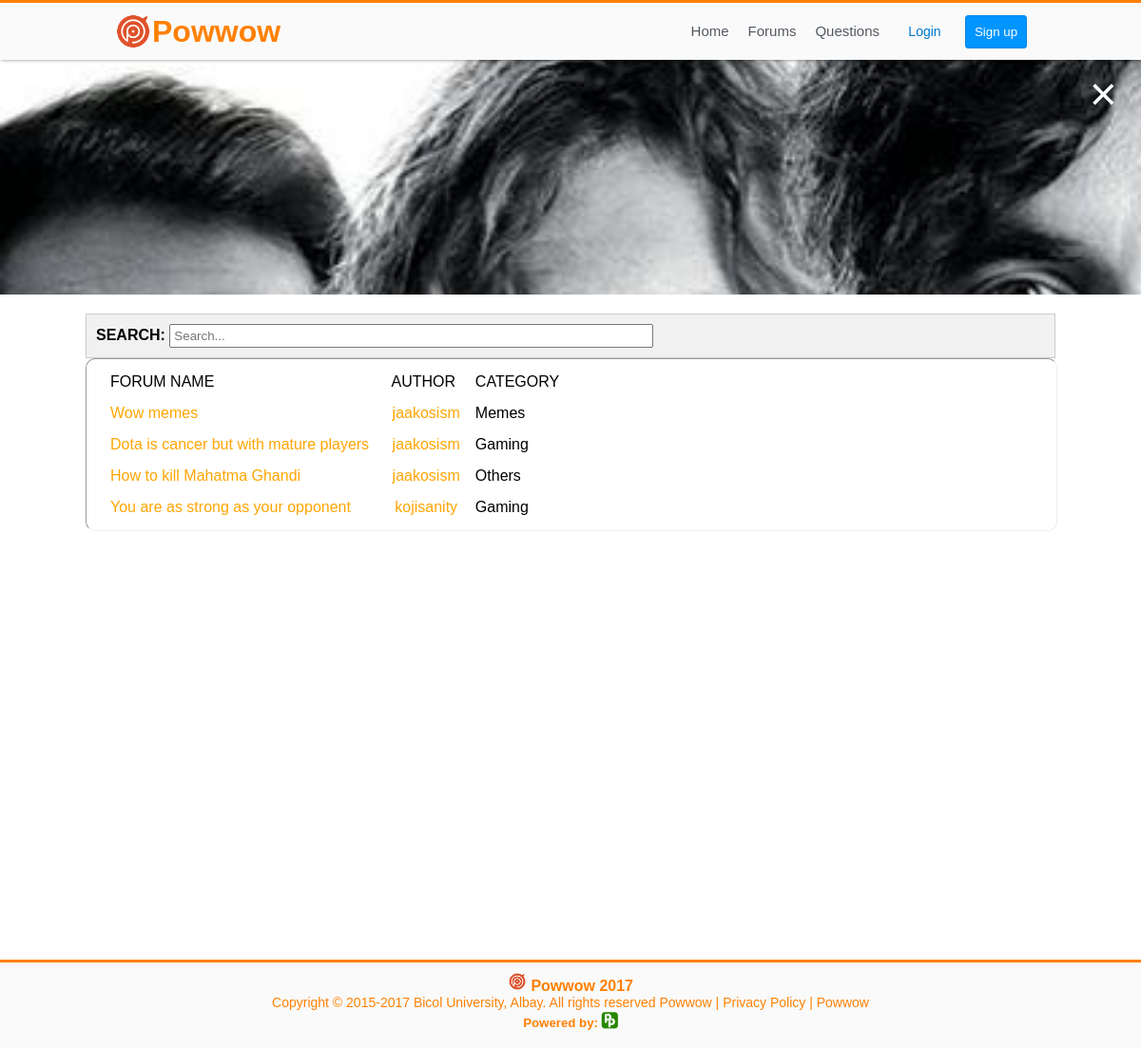
The page /forum/index.php on the database its author committed.
### tables this page shows
CREATE TABLE `forum` (
  `forum_id` int(255) NOT NULL,
  `forum_name` varchar(255) NOT NULL,
  `forum_description` varchar(255) NOT NULL,
  `forum_date` timestamp NOT NULL DEFAULT CURRENT_TIMESTAMP ON UPDATE CURRENT_TIMESTAMP,
  `forum_views` int(255) NOT NULL,
  `category_id` int(255) NOT NULL,
  `user_id` int(255) NOT NULL
);

CREATE TABLE `user` (
  `user_id` int(255) NOT NULL,
  `username` varchar(255) NOT NULL,
  `password` varchar(255) NOT NULL
);

CREATE TABLE `category` (
  `category_id` int(255) NOT NULL,
  `category_name` varchar(255) NOT NULL,
  `category_des` varchar(255) NOT NULL
);

### includes/container-forum.php (the view, shortened to what this page needs)
<div id="container">
	<div id="wall">
		<span id="ekis" class="modal-dismiss">&times;</span>
	</div>
	<div id="content">
		<div class="tab">
			<p style="color: black;"><strong>SEARCH:</strong>
			<input autocomplete="off" onkeyup="aa()" class="search" type="text" name="search_box" placeholder="Search..." id="t1">
			</p>
		</div>
		<div style="width: 99%; padding-left: 10px; text-align: left; position: absolute; border: 1px inset;  background-color: white; z-index: 1; border-radius: 10px;" id="d1">
			<?php
			$res = mysql_query("SELECT forum_id, forum_name, username, category_id, forum.user_id FROM forum, user WHERE forum.user_id = user.user_id LIMIT 10");
			echo "
			<table width='50%' cellpadding='5' cellspacing='15'>
			<tr>
			<td>FORUM NAME</td>
			<td>AUTHOR</td>
			<td>CATEGORY</td>
			</tr>
			";
				while ($main=mysql_fetch_array($res)) {
				$fids = $main['forum_id'];
				$title = $main['forum_name'];
				$fuser = $main['username'];
				$fuid = $main['user_id'];
				$fcat = $main['category_id'];
				$catt = "SELECT category_name FROM category WHERE category_id = '$fcat' ";
				$catt_q = mysqli_query($con, $catt);
				$catt_check = mysqli_fetch_array($catt_q);
				$categ = $catt_check['category_name'];
			echo "
			<tr>
				<td style=''> <a href='../answer/?questionid=$fids'>$title</a></td>
				<td style='text-align: center; color: black;'><a href='../users/?userid=$fuid'>$fuser</a></td>
				<td> $categ </td>
			</tr>
			";
			}
			echo "</table";
			?>
		</div>
	</div>
</div>

### forum/index.php (shortened to what this page needs)
<?php
	include_once '../php/include-header.php';
?>
<!DOCTYPE html>
<html lang="en">
<?php
	include '../includes/header.php';
?>
<body>
<?php
	if (!isset($_SESSION['userid'])) {
		include '../includes/navbar-guest.php';
		include '../includes/container-forum.php';
		include '../includes/footer.php';
	} else {
		include '../includes/navbar-session.php';
		include '../includes/container-forum.php';
		include '../includes/footer.php';
	}
?>
</body>
</html>

### includes/header.php (shortened to what this page needs)
<head>
	<link rel="stylesheet" type="text/css" href="../css/style.css">
	<link rel="stylesheet" type="text/css" href="../font-awesome-4.7.0/css/font-awesome.css">
	<link rel="stylesheet" href="../simplemde-markdown-editor-master/dist/simplemde.min.css">
</head>

### includes/navbar-guest.php
<div id="navbar">
	<h1 onclick="window.location.href='../index';"><img src="../img/logo.png">Powwow</h1>
	<ul>
		<li><a href="../index">Home</a></li>
		<li><a href="../forum">Forums</a></li>
		<li><a href="../question">Questions</a></li>
		<li><input type="submit" name="signin" value="Login" class="signup-btn" onclick="opensignin();"></li>
		<li><input type="submit" name="signup" value="Sign up" class="signin-btn" onclick="opensignup();"></li>
	</ul>
</div>

### includes/footer.php
<footer class="footer-pow">
	<center>
		<img height="20" width="20" src="../img/logo.png">&nbsp;<strong>Powwow 2017</strong><br>
		<p> Copyright &copy; 2015-2017 Bicol University, Albay. All rights reserved Powwow | Privacy Policy | Powwow</p>
		<h5>Powered by: <a title="Pied Piper" href="https://piedpiper.com" style="color: #278800; font-size: 20px;"><i class="fa fa-pied-piper-pp"></i></a></h5>
	</center>
</footer>

### css/style.css (style rules this page uses)
* { padding: 0; margin: 0; }
body { background-color: #ffffff; font-family: 'Century Gothic', sans-serif; height: auto; }
h1, h2, h3, h4, h5, h6 { color: #ff8000; font-family: inherit; }
a { text-decoration: none; color: orange; }
li { list-style-type: none; }
p { color: #fff; font-family: inherit; }
#navbar { z-index: 10; line-height: 60px; position: fixed; width: 100%; min-height: 60px; height: auto; background-color: #fafafb; border-top: 3px solid #ff8000; box-shadow: 1px 1px 3px rgba(0,0,0,0.3); margin-bottom: 10px; }
#navbar h1 { cursor: pointer; margin-left: 10%; float: left; }
#navbar img { cursor: pointer; float: left; position: relative; margin-top: 10px; height: 40px; width: 40px; }
#navbar ul { width: auto; height: inherit; float: right; margin-right: 10%; display: inline-block; }
#navbar ul li { height: inherit; width: auto; background-color: #fafafb; margin-left: 10px; float: left; }
#navbar ul li a { display: block; font-size: 15px; color: #535a60; padding-right: 5px; padding-left: 5px; }
#container { position: relative; height: auto; top: 60px; }
#content { margin-left: auto; margin-right: auto; background-color: inherit; min-height: 600px; height: auto; width: 85%; position: relative; top: 20px; }
#wall { height: 250px; width: 100%; background-color: #00a0e8; background-image: url('../img/wall2.jpg'); background-repeat: no-repeat; background-size: cover; background-attachment: fixed; }
div.tab { overflow: hidden; border: 1px solid #ccc; background-color: #f1f1f1; padding: 10px; }
div.tab { height: auto; overflow: hidden; border: 1px solid #ccc; background-color: #f1f1f1; }
.signup-btn { font-size: 14px; border: none; border-radius: 3px; outline: none; height: 35px; width: 65px; color: #07c; background-color: inherit; }
.signin-btn { border: none; outline: none; border: 1px solid #0183e0; height: 35px; width: 65px; color: #ffffff; border-radius: 3px; background-color: #0095ff; }
.modal-dismiss { position: relative; padding-top: 10px; padding-right: 25px; cursor: pointer; float: right; font-size: 50px; color: #fff; }
.search[type=text] { margin-top: auto; padding-left: 10px; padding: 3px; width: 50%; -webkit-transition: width 0.4s ease-in-out; transition: width 0.4s ease-in-out; }
.footer-pow { top: 100px; z-index: 5; position: relative; width: 100%; padding-top: 10px; padding-bottom: 10px; background-color: #fafafb; border-top: 3px solid #ff8000; min-height: 70px; max-height: 120px; text-align: center; font-family: inherit; }
.footer-pow strong { color: #ff8000; }
.footer-pow p { color: #ff8000; font-size: 14px; }

### rows shown on the page
forum: forum_name "Wow memes", user.username "jaakosism", category.category_name "Memes"
forum: forum_name "Dota is cancer but with mature players", user.username "jaakosism", category.category_name "Gaming"
forum: forum_name "How to kill Mahatma Ghandi", user.username "jaakosism", category.category_name "Others"
forum: forum_name "You are as strong as your opponent", user.username "kojisanity", category.category_name "Gaming"
